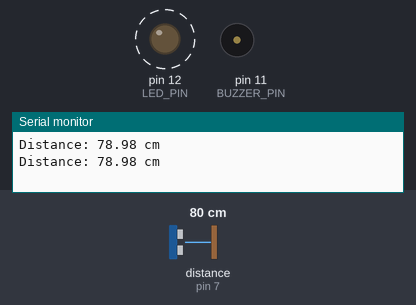
The sketch below on a simulated Arduino Uno, built with avr-gcc and run on an emulated ATmega328P. Parts: output pins drawn as LEDs (lit = HIGH), buzzer (waves = sounding, pin HIGH), the last lines printed to the serial monitor. Wiring (inferred from the names in the program): ultrasonic range finder: trigger pin 6; echo pin 7. Dashed ring = blinking. The inputs (shaded band) are chosen by the test bench; at power-on: distance to the obstacle (sensor on pin 7) 80 cm. The echo pulse lasts 58.3 µs per cm; pins used as bus, display or sensor lines are not drawn.

Above: at 1.9 s.
2.0 s: distance to the obstacle (sensor on pin 7) set to 2 cm
At 2.56 s:
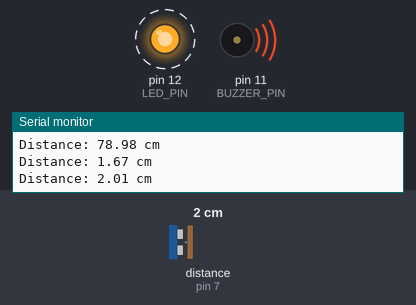
5.5 s: distance to the obstacle (sensor on pin 7) set to 35 cm
At 6.18 s:
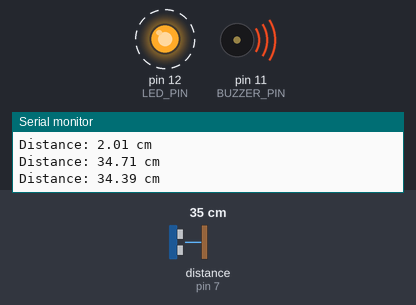
9.0 s: distance to the obstacle (sensor on pin 7) set to 78 cm
At 10.3 s:
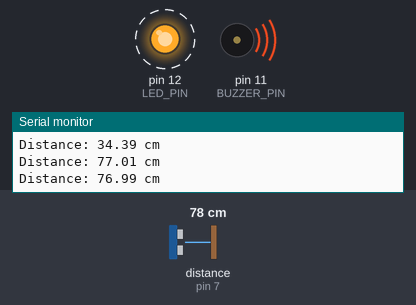
12.5 s: distance to the obstacle (sensor on pin 7) set to 86 cm
At 13.6 s:
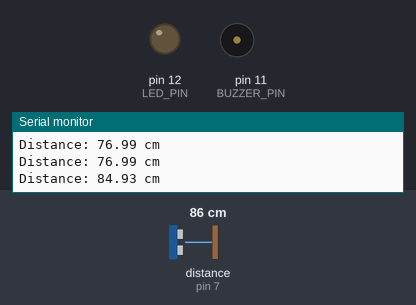
14.0 s: distance to the obstacle (sensor on pin 7) set to 4 cm
At 14.37 s:
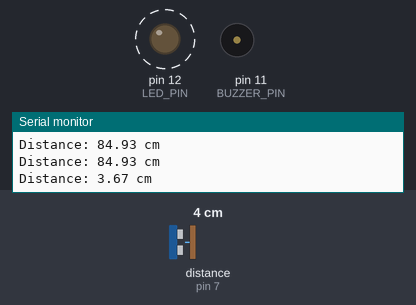
17.5 s: distance to the obstacle (sensor on pin 7) set to 250 cm
At 18.4 s:
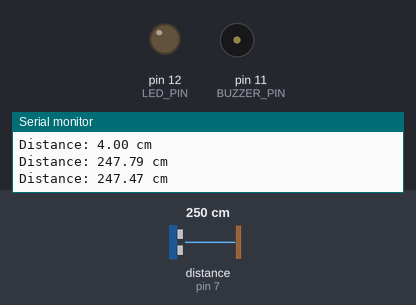
Timing chart, 0 to 20.0 s (numbered marks = the images above; inputs shaded):
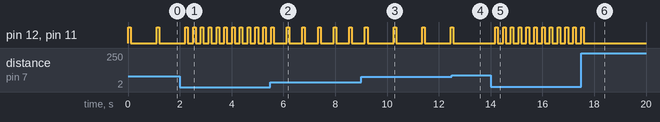

Measured:
- the behaviour switches between 81 and 82 cm on distance to the obstacle (sensor on pin 7) (found by bisection; images 3 and 4)
- after the input at 2.0 s, pin 12 (LED_PIN), pin 11 (BUZZER_PIN): alternates HIGH for 0.10 s and LOW for 0.20 s, starting after 0.51 s
- after the input at 5.5 s, pin 12 (LED_PIN), pin 11 (BUZZER_PIN): alternates HIGH for 0.10 s and LOW for 0.50 s, starting after 0.63 s
- after the input at 9.0 s, pin 12 (LED_PIN), pin 11 (BUZZER_PIN): alternates HIGH for 0.10 s and LOW for 1.0 s, starting after 1.3 s
- after the input at 12.5 s, pin 12 (LED_PIN), pin 11 (BUZZER_PIN): goes on until 12.6 s, then stays LOW
- after the input at 14.0 s, pin 12 (LED_PIN), pin 11 (BUZZER_PIN): alternates HIGH for 0.10 s and LOW for 0.20 s, starting after 0.18 s
- after the input at 17.5 s, pin 12 (LED_PIN), pin 11 (BUZZER_PIN): goes on until 17.6 s, then stays LOW
- by itself, pin 12 (LED_PIN), pin 11 (BUZZER_PIN): alternates HIGH for 0.10 s and LOW for 1.0 s

The sketch:

sketch_SafeStep.ino
```cpp
const int TRIG_PIN = 6;
const int ECHO_PIN = 7;
const int BUZZER_PIN = 11;
const int LED_PIN = 12;

float duration_us, distance_cm;

void setup() {
  Serial.begin(9600);

  pinMode(TRIG_PIN, OUTPUT);
  pinMode(ECHO_PIN, INPUT);
  pinMode(BUZZER_PIN, OUTPUT);
  pinMode(LED_PIN, OUTPUT);
}

void loop() {
  // Trigger the ultrasonic pulse
  digitalWrite(TRIG_PIN, LOW);
  delayMicroseconds(2);
  digitalWrite(TRIG_PIN, HIGH);
  delayMicroseconds(10);
  digitalWrite(TRIG_PIN, LOW);

  // Read echo duration
  duration_us = pulseIn(ECHO_PIN, HIGH);

  // Convert to distance in cm
  distance_cm = 0.017 * duration_us;

  Serial.print("Distance: ");
  Serial.print(distance_cm);
  Serial.println(" cm");

  int delay_time = 0;

  // New threshold conditions
  if (distance_cm <= 25) {
    delay_time = 200;   // 0.2 second
  }
  else if (distance_cm <= 50) {
    delay_time = 500;   // 0.5 second
  }
  else if (distance_cm <= 80) {
    delay_time = 1000;  // 1 second
  }
  else {
    digitalWrite(BUZZER_PIN, LOW);
    digitalWrite(LED_PIN, LOW);
    delay(300);
    return;
  }

  // Buzzer + LED synchronized blink
  digitalWrite(BUZZER_PIN, HIGH);
  digitalWrite(LED_PIN, HIGH);
  delay(100);          // short blink/beep

  digitalWrite(BUZZER_PIN, LOW);
  digitalWrite(LED_PIN, LOW);

  delay(delay_time);   // distance-based delay
}
```
